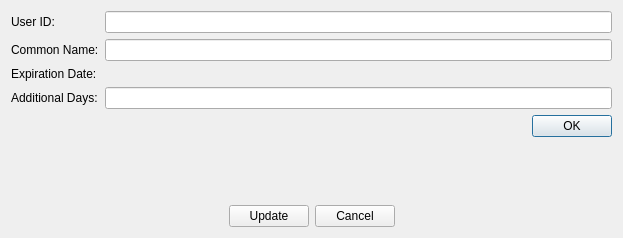
<?xml version="1.0" encoding="UTF-8"?>
<ui version="4.0">
 <class>BdapUpdateAccountDialog</class>
 <widget class="QDialog" name="BdapUpdateAccountDialog">
  <property name="geometry">
   <rect>
    <x>0</x>
    <y>0</y>
    <width>623</width>
    <height>238</height>
   </rect>
  </property>
  <property name="windowTitle">
   <string>Update BDAP Account</string>
  </property>
  <layout class="QGridLayout" name="gridLayout">
   <item row="0" column="0">
    <layout class="QVBoxLayout" name="verticalLayout">
     <item>
      <layout class="QFormLayout" name="formLayout">
       <item row="0" column="0">
        <widget class="QLabel" name="labelID">
         <property name="text">
          <string>User ID:</string>
         </property>
        </widget>
       </item>
       <item row="0" column="1">
        <widget class="QLineEdit" name="lineEditID">
         <property name="readOnly">
          <bool>true</bool>
         </property>
        </widget>
       </item>
       <item row="1" column="0">
        <widget class="QLabel" name="label_2">
         <property name="text">
          <string>Common Name:</string>
         </property>
        </widget>
       </item>
       <item row="1" column="1">
        <widget class="QLineEdit" name="lineEditCommonName"/>
       </item>
       <item row="3" column="0">
        <widget class="QLabel" name="label_3">
         <property name="text">
          <string>Additional Days:</string>
         </property>
        </widget>
       </item>
       <item row="3" column="1">
        <widget class="QLineEdit" name="lineEditRegistrationDays"/>
       </item>
       <item row="2" column="0">
        <widget class="QLabel" name="label">
         <property name="text">
          <string>Expiration Date:</string>
         </property>
        </widget>
       </item>
       <item row="2" column="1">
        <widget class="QLabel" name="labelExpirationDateInfo">
         <property name="text">
          <string/>
         </property>
        </widget>
       </item>
      </layout>
     </item>
     <item>
      <layout class="QHBoxLayout" name="horizontalLayout_2">
       <item>
        <widget class="QLabel" name="labelErrorMsg">
         <property name="text">
          <string/>
         </property>
         <property name="wordWrap">
          <bool>true</bool>
         </property>
        </widget>
       </item>
       <item>
        <widget class="QPushButton" name="pushButtonOK">
         <property name="sizePolicy">
          <sizepolicy hsizetype="Fixed" vsizetype="Fixed">
           <horstretch>0</horstretch>
           <verstretch>0</verstretch>
          </sizepolicy>
         </property>
         <property name="text">
          <string>OK</string>
         </property>
         <property name="icon">
          <iconset resource="../dynamic.qrc">
           <normaloff>:/icons/drk/transaction_confirmed</normaloff>:/icons/drk/transaction_confirmed</iconset>
         </property>
        </widget>
       </item>
      </layout>
     </item>
     <item>
      <spacer name="verticalSpacer">
       <property name="orientation">
        <enum>Qt::Vertical</enum>
       </property>
       <property name="sizeHint" stdset="0">
        <size>
         <width>20</width>
         <height>40</height>
        </size>
       </property>
      </spacer>
     </item>
     <item>
      <layout class="QHBoxLayout" name="horizontalLayout">
       <item>
        <spacer name="horizontalSpacer">
         <property name="orientation">
          <enum>Qt::Horizontal</enum>
         </property>
         <property name="sizeHint" stdset="0">
          <size>
           <width>40</width>
           <height>20</height>
          </size>
         </property>
        </spacer>
       </item>
       <item>
        <widget class="QPushButton" name="pushButtonUpdate">
         <property name="sizePolicy">
          <sizepolicy hsizetype="Fixed" vsizetype="Fixed">
           <horstretch>0</horstretch>
           <verstretch>0</verstretch>
          </sizepolicy>
         </property>
         <property name="text">
          <string>Update</string>
         </property>
         <property name="icon">
          <iconset resource="../dynamic.qrc">
           <normaloff>:/icons/drk/edit</normaloff>:/icons/drk/edit</iconset>
         </property>
        </widget>
       </item>
       <item>
        <widget class="QPushButton" name="pushButtonCancel">
         <property name="sizePolicy">
          <sizepolicy hsizetype="Fixed" vsizetype="Fixed">
           <horstretch>0</horstretch>
           <verstretch>0</verstretch>
          </sizepolicy>
         </property>
         <property name="text">
          <string>Cancel</string>
         </property>
         <property name="icon">
          <iconset resource="../dynamic.qrc">
           <normaloff>:/icons/drk/quit</normaloff>:/icons/drk/quit</iconset>
         </property>
        </widget>
       </item>
       <item>
        <spacer name="horizontalSpacer_2">
         <property name="orientation">
          <enum>Qt::Horizontal</enum>
         </property>
         <property name="sizeHint" stdset="0">
          <size>
           <width>40</width>
           <height>20</height>
          </size>
         </property>
        </spacer>
       </item>
      </layout>
     </item>
    </layout>
   </item>
  </layout>
 </widget>
 <resources>
  <include location="../dynamic.qrc"/>
 </resources>
 <connections/>
</ui>
